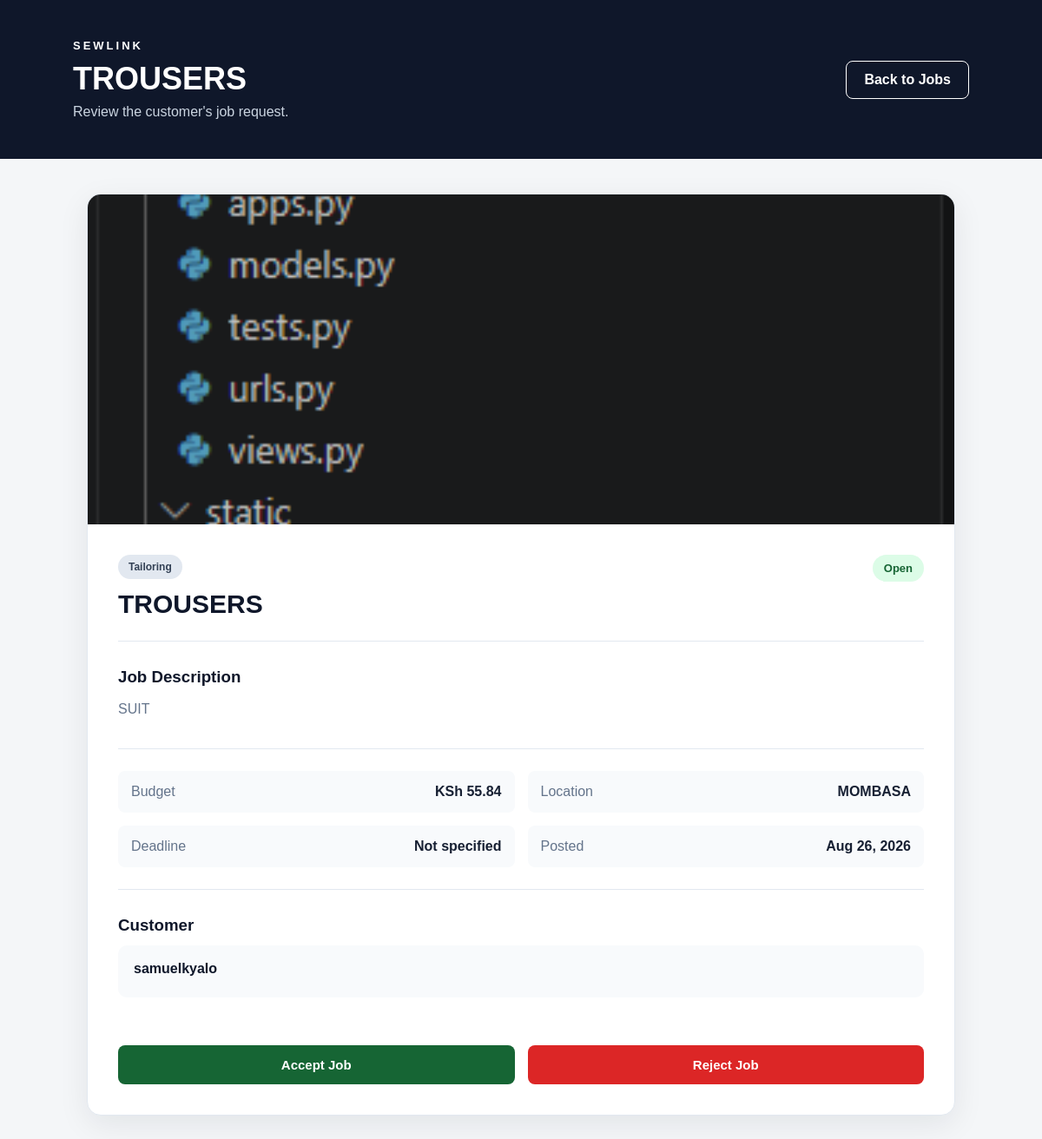
Screenshot of /jobs/tailor/jobs/3/ (signed in) with the database file from the repository.
### JobApp/models.py (models this page shows, shortened)
class Job(models.Model):
    CATEGORY_CHOICES = [
        ('tailoring', 'Tailoring'),
        ('alteration', 'Clothing Alteration'),
        ('repair', 'Clothing Repair'),
        ('embroidery', 'Embroidery'),
        ('design', 'Clothing Design'),
        ('other', 'Other'),
    ]
    STATUS_CHOICES = [
        ('open', 'Open'),
        ('pending', 'Pending'),
        ('accepted', 'Accepted'),
        ('rejected', 'Rejected'),
        ('in_progress', 'In Progress'),
        ('completed', 'Completed'),
        ('cancelled', 'Cancelled'),
    ]
    customer = models.ForeignKey(
        CustomerProfile,
        on_delete=models.CASCADE,
        related_name='jobs'
    )
    tailor = models.ForeignKey(
        TailorProfile,
        on_delete=models.SET_NULL,
        null=True,
        blank=True,
        related_name='jobs'
    )
    service = models.ForeignKey(
        Service,
        on_delete=models.SET_NULL,
        null=True,
        blank=True,
        related_name='jobs'
    )
    title = models.CharField(max_length=200)
    description = models.TextField()
    category = models.CharField(
        max_length=30,
        choices=CATEGORY_CHOICES,
        default='tailoring'
    )
    budget = models.DecimalField(
        max_digits=10,
        decimal_places=2,
        null=True,
        blank=True
    )
    agreed_price = models.DecimalField(
        max_digits=10,
        decimal_places=2,
        null=True,
        blank=True
    )
    deadline = models.DateField(
        null=True,
        blank=True
    )
    requested_date = models.DateField(
        null=True,
        blank=True
    )
    location = models.CharField(
        max_length=150
    )
    reference_image = models.ImageField(
        upload_to='job_references/',
        blank=True,
        null=True
    )
    status = models.CharField(
        max_length=20,
        choices=STATUS_CHOICES,
        default='open'
    )
    created_at = models.DateTimeField(
        auto_now_add=True
    )
    updated_at = models.DateTimeField(
        auto_now=True
    )

### CustomerApp/models.py (models this page shows, shortened)
class CustomerProfile(models.Model):
    user = models.OneToOneField(
        User,
        on_delete=models.CASCADE,
        related_name='customer_profile'
    )
    full_name = models.CharField(max_length=150)
    phone = models.CharField(max_length=20)
    location = models.CharField(max_length=150)
    profile_picture = models.ImageField(
        upload_to='customer_profiles/',
        blank=True,
        null=True
    )
    bio = models.TextField(blank=True)
    created_at = models.DateTimeField(auto_now_add=True)

### JobApp/views.py (the view)
# urls.py: path('tailor/jobs/<int:pk>/', views.tailor_job_detail, name='tailor_job_detail'),
@login_required
def tailor_job_detail(request, pk):
    tailor = get_object_or_404(TailorProfile, user=request.user)
    job = get_object_or_404(
        Job,
        pk=pk,
        status='open'
    )
    return render(
        request,
        'JobApp/tailor_job_detail.html',
        {
            'tailor': tailor,
            'job': job,
        }
    )

### JobApp/templates/JobApp/tailor_job_detail.html (shortened to what this page needs)
<!DOCTYPE html>
<html lang="en">
<head>
    {% load static %}
    <link rel="stylesheet" href="{% static 'css/tailor_job_detail.css' %}">
</head>
<body>
<div class="page">
    <header class="header">
        <div>
            <span class="brand">SEWLINK</span>
            <h1>{{ job.title }}</h1>
            <p>Review the customer's job request.</p>
        </div>
        <a href="{% url 'JobApp:tailor_job_list' %}" class="back-button">
            Back to Jobs
        </a>
    </header>
    <main class="container">
        <section class="job-card">
            {% if job.reference_image %}
                <div class="job-image">
                    <img src="{{ job.reference_image.url }}" alt="{{ job.title }}">
                </div>
            {% endif %}
            <div class="job-content">
                <div class="job-header">
                    <div>
                        <span class="category">
                            {{ job.get_category_display }}
                        </span>
                        <h2>{{ job.title }}</h2>
                    </div>
                    <span class="status">
                        {{ job.get_status_display }}
                    </span>
                </div>
                <div class="section">
                    <h3>Job Description</h3>
                    <p>{{ job.description }}</p>
                </div>
                <div class="details">
                    <div class="detail-item">
                        <span>Budget</span>
                        <strong>
                            {% if job.budget %}
                                KSh {{ job.budget }}
                            {% else %}
                                Negotiable
                            {% endif %}
                        </strong>
                    </div>
                    <div class="detail-item">
                        <span>Location</span>
                        <strong>{{ job.location }}</strong>
                    </div>
                    <div class="detail-item">
                        <span>Deadline</span>
                        <strong>
                            {% if job.deadline %}
                                {{ job.deadline }}
                            {% else %}
                                Not specified
                            {% endif %}
                        </strong>
                    </div>
                    <div class="detail-item">
                        <span>Posted</span>
                        <strong>{{ job.created_at|date:"M d, Y" }}</strong>
                    </div>
                </div>
                <div class="customer-section">
                    <h3>Customer</h3>
                    <div class="customer-info">
                        <strong>{{ job.customer.full_name }}</strong>
                    </div>
                </div>
                <div class="actions">
                    <form method="POST" action="{% url 'JobApp:accept_job' job.pk %}">
                        <button type="submit" class="accept-button">
                            Accept Job
                        </button>
                    </form>
                    <form method="POST" action="{% url 'JobApp:reject_job' job.pk %}">
                        <button type="submit" class="reject-button">
                            Reject Job
                        </button>
                    </form>
                </div>
            </div>
        </section>
    </main>
</div>
</body>
</html>

### static/css/tailor_job_detail.css (style rules this page uses)
* { margin: 0; padding: 0; box-sizing: border-box; }
body { font-family: Arial, Helvetica, sans-serif; background: #f4f6f8; color: #172033; }
.page { min-height: 100vh; }
.header { display: flex; justify-content: space-between; align-items: center; gap: 30px; padding: 45px 7%; background: #0f172a; color: #ffffff; }
.brand { display: block; margin-bottom: 10px; font-size: 13px; font-weight: 700; letter-spacing: 3px; }
.header h1 { font-size: 36px; margin-bottom: 8px; }
.header p { color: #cbd5e1; }
.back-button { padding: 12px 20px; border: 1px solid #ffffff; border-radius: 8px; color: #ffffff; text-decoration: none; font-weight: 600; }
.container { width: 86%; max-width: 1000px; margin: 40px auto; }
.job-card { overflow: hidden; background: #ffffff; border: 1px solid #e2e8f0; border-radius: 16px; box-shadow: 0 10px 35px rgba(15, 23, 42, 0.08); }
.job-image { width: 100%; height: 380px; background: #e2e8f0; }
.job-image img { width: 100%; height: 100%; object-fit: cover; }
.job-content { padding: 35px; }
.job-header { display: flex; justify-content: space-between; align-items: flex-start; gap: 25px; padding-bottom: 25px; border-bottom: 1px solid #e2e8f0; }
.category { display: inline-block; padding: 7px 12px; margin-bottom: 12px; background: #e2e8f0; color: #334155; border-radius: 20px; font-size: 12px; font-weight: 700; }
.job-header h2 { font-size: 30px; color: #0f172a; }
.status { padding: 8px 13px; background: #dcfce7; color: #166534; border-radius: 20px; font-size: 13px; font-weight: 700; }
.section { padding: 30px 0; }
.section h3, .customer-section h3 { margin-bottom: 12px; color: #0f172a; }
.section p { color: #64748b; line-height: 1.8; }
.details { display: grid; grid-template-columns: repeat(2, 1fr); gap: 15px; padding: 25px 0; border-top: 1px solid #e2e8f0; border-bottom: 1px solid #e2e8f0; }
.detail-item { display: flex; justify-content: space-between; gap: 15px; padding: 15px; background: #f8fafc; border-radius: 8px; }
.detail-item span { color: #64748b; }
.detail-item strong { color: #172033; text-align: right; }
.customer-section { padding: 30px 0; }
.customer-info { display: flex; flex-direction: column; gap: 6px; padding: 18px; background: #f8fafc; border-radius: 10px; }
.customer-info strong { color: #0f172a; }
.actions { display: flex; gap: 15px; padding-top: 25px; }
.actions form { flex: 1; }
.actions button { width: 100%; padding: 14px; border: none; border-radius: 8px; font-size: 15px; font-weight: 700; cursor: pointer; }
.accept-button { background: #166534; color: #ffffff; }
.reject-button { background: #dc2626; color: #ffffff; }

### rows the page displays
Job: title "TROUSERS", reference_image (picture), category "Tailoring", status "Open", description "SUIT", budget "55.84", location "MOMBASA", created_at "Aug 26, 2026", customer.full_name "samuelkyalo"
